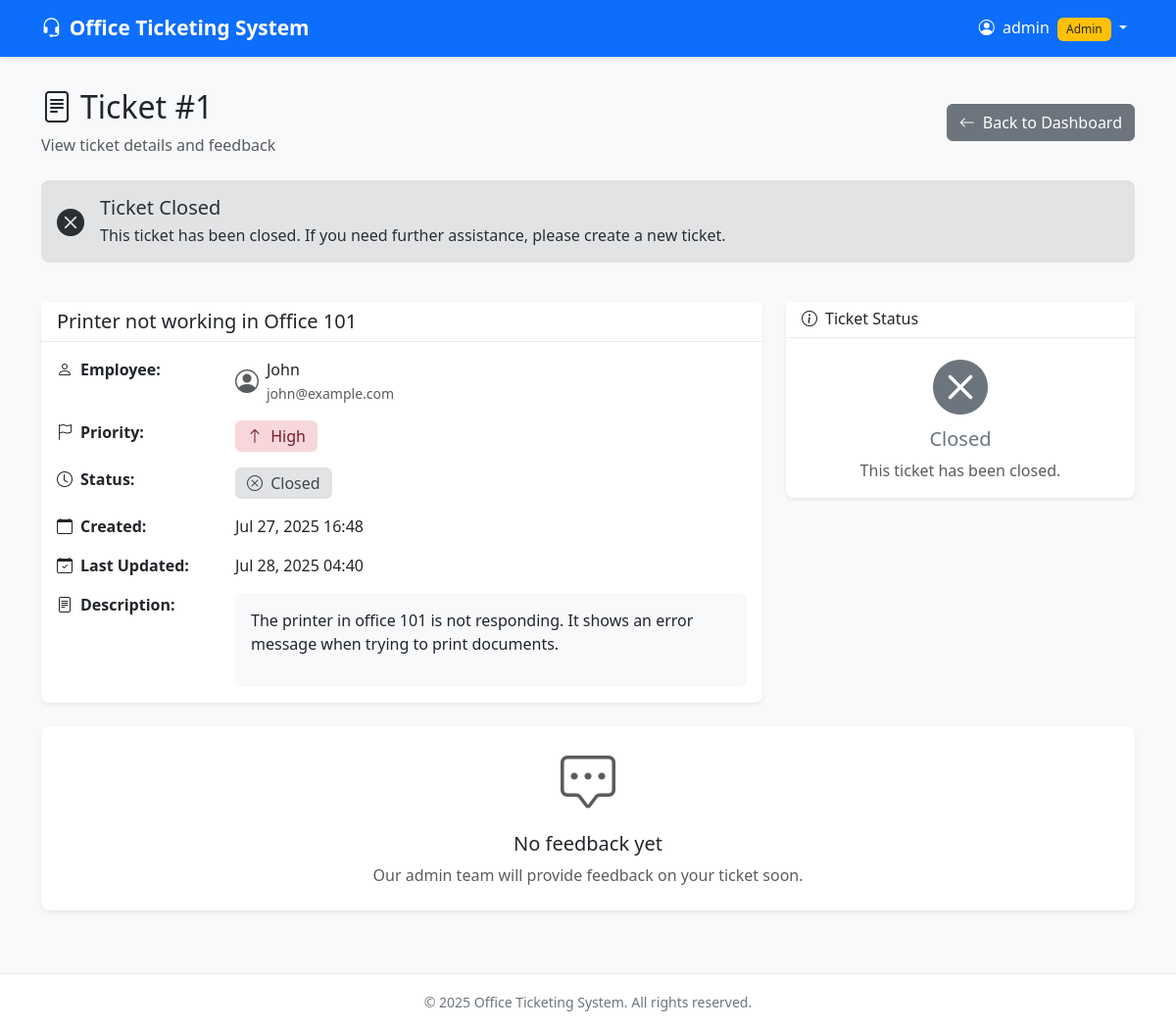
Screenshot of /ticket/1/ (signed in) with the database file from the repository.
### tickets/models.py (models this page shows, shortened)
class Ticket(models.Model):
    PRIORITY_CHOICES = [
        ('low', 'Low'),
        ('medium', 'Medium'),
        ('high', 'High'),
        ('urgent', 'Urgent'),
    ]
    STATUS_CHOICES = [
        ('open', 'Open'),
        ('ongoing', 'Ongoing'),
        ('resolved', 'Resolved'),
        ('closed', 'Closed'),
    ]
    title = models.CharField(max_length=200)
    description = models.TextField()
    priority = models.CharField(max_length=10, choices=PRIORITY_CHOICES, default='medium')
    status = models.CharField(max_length=10, choices=STATUS_CHOICES, default='open')
    employee = models.ForeignKey(User, on_delete=models.CASCADE, related_name='tickets')
    created_at = models.DateTimeField(default=timezone.now)
    updated_at = models.DateTimeField(auto_now=True)
    class Meta:
        ordering = ['-created_at']

### tickets/views.py (the view)
# urls.py: path('ticket/<int:ticket_id>/', views.ticket_detail, name='ticket_detail'),
@login_required
def ticket_detail(request, ticket_id):
    ticket = get_object_or_404(Ticket, id=ticket_id)
    if not is_admin(request.user) and ticket.employee != request.user:
        messages.error(request, 'You can only view your own tickets.')
        return redirect('employee_dashboard')
    feedback_list = ticket.feedback.all()
    return render(request, 'ticket_detail.html', {
        'ticket': ticket,
        'feedback_list': feedback_list
    })

### tickets/views.py (called while the page is built)
def is_admin(user):
    return user.is_staff or user.is_superuser

### templates/ticket_detail.html (shortened to what this page needs)
{% extends 'base.html' %}
{% block content %}
<div class="row mb-4">
    <div class="col-12">
        <div class="d-flex justify-content-between align-items-center">
            <div>
                <h2><i class="bi bi-file-text me-2"></i>Ticket #{{ ticket.id }}</h2>
                <p class="text-muted mb-0">View ticket details and feedback</p>
            </div>
            <a href="{% if user.is_staff %}{% url 'admin_dashboard' %}{% else %}{% url 'employee_dashboard' %}{% endif %}" class="btn btn-secondary">
                <i class="bi bi-arrow-left me-2"></i>Back to Dashboard
            </a>
        </div>
    </div>
</div>
{% if ticket.status == 'resolved' %}
<div class="row mb-4">
    <div class="col-12">
        <div class="alert alert-success" role="alert">
            <div class="d-flex align-items-center">
                <i class="bi bi-check-circle-fill me-3 fs-3"></i>
                <div>
                    <h5 class="alert-heading mb-1">Ticket Resolved!</h5>
                    <p class="mb-0">Great news! Your ticket has been resolved by our admin team. If you need further assistance, feel free to create a new ticket.</p>
                </div>
            </div>
        </div>
    </div>
</div>
{% elif ticket.status == 'closed' %}
<div class="row mb-4">
    <div class="col-12">
        <div class="alert alert-secondary" role="alert">
            <div class="d-flex align-items-center">
                <i class="bi bi-x-circle-fill me-3 fs-3"></i>
                <div>
                    <h5 class="alert-heading mb-1">Ticket Closed</h5>
                    <p class="mb-0">This ticket has been closed. If you need further assistance, please create a new ticket.</p>
                </div>
            </div>
        </div>
    </div>
</div>
{% endif %}
<div class="row">
    <div class="col-lg-8">
        <div class="card">
            <div class="card-header">
                <h5 class="mb-0">{{ ticket.title }}</h5>
            </div>
            <div class="card-body">
                <div class="row mb-3">
                    <div class="col-sm-3"><strong><i class="bi bi-person me-2"></i>Employee:</strong></div>
                    <div class="col-sm-9">
                        <div class="d-flex align-items-center">
                            <i class="bi bi-person-circle me-2 text-muted fs-4"></i>
                            <div>
                                <div class="fw-medium">{{ ticket.employee.first_name|default:ticket.employee.username }}</div>
                                <small class="text-muted">{{ ticket.employee.email }}</small>
                            </div>
                        </div>
                    </div>
                </div>
                <div class="row mb-3">
                    <div class="col-sm-3"><strong><i class="bi bi-flag me-2"></i>Priority:</strong></div>
                    <div class="col-sm-9">
                        <span class="badge priority-{{ ticket.priority }} fs-6">
                            {% if ticket.priority == 'urgent' %}
                                <i class="bi bi-exclamation-triangle me-1"></i>
                            {% elif ticket.priority == 'high' %}
                                <i class="bi bi-arrow-up me-1"></i>
                            {% elif ticket.priority == 'medium' %}
                                <i class="bi bi-dash me-1"></i>
                            {% else %}
                                <i class="bi bi-arrow-down me-1"></i>
                            {% endif %}
                            {{ ticket.get_priority_display }}
                        </span>
                    </div>
                </div>
                <div class="row mb-3">
                    <div class="col-sm-3"><strong><i class="bi bi-clock me-2"></i>Status:</strong></div>
                    <div class="col-sm-9">
                        <span class="badge status-{{ ticket.status }} fs-6">
                            {% if ticket.status == 'open' %}
                                <i class="bi bi-circle me-1"></i>
                            {% elif ticket.status == 'ongoing' %}
                                <i class="bi bi-arrow-clockwise me-1"></i>
                            {% elif ticket.status == 'resolved' %}
                                <i class="bi bi-check-circle me-1"></i>
                            {% else %}
                                <i class="bi bi-x-circle me-1"></i>
                            {% endif %}
                            {{ ticket.get_status_display }}
                        </span>
                    </div>
                </div>
                <div class="row mb-3">
                    <div class="col-sm-3"><strong><i class="bi bi-calendar me-2"></i>Created:</strong></div>
                    <div class="col-sm-9">{{ ticket.created_at|date:"M d, Y H:i" }}</div>
                </div>
                <div class="row mb-3">
                    <div class="col-sm-3"><strong><i class="bi bi-calendar-check me-2"></i>Last Updated:</strong></div>
                    <div class="col-sm-9">{{ ticket.updated_at|date:"M d, Y H:i" }}</div>
                </div>
                <div class="row">
                    <div class="col-sm-3"><strong><i class="bi bi-file-text me-2"></i>Description:</strong></div>
                    <div class="col-sm-9">
                        <div class="p-3 bg-light rounded">
                            {{ ticket.description|linebreaks }}
                        </div>
                    </div>
                </div>
            </div>
        </div>
    </div>
    <div class="col-lg-4">
        <div class="card mb-3">
            <div class="card-header">
                <h6 class="mb-0"><i class="bi bi-info-circle me-2"></i>Ticket Status</h6>
            </div>
            <div class="card-body text-center">
                {% if ticket.status == 'resolved' %}
                    <i class="bi bi-check-circle-fill text-success display-4"></i>
                    <h5 class="mt-2 text-success">Resolved</h5>
                    <p class="text-muted mb-0">Your issue has been resolved by our admin team.</p>
                {% elif ticket.status == 'ongoing' %}
                    <i class="bi bi-arrow-clockwise text-warning display-4"></i>
                    <h5 class="mt-2 text-warning">In Progress</h5>
                    <p class="text-muted mb-0">We're currently working on your ticket.</p>
                {% elif ticket.status == 'closed' %}
                    <i class="bi bi-x-circle-fill text-secondary display-4"></i>
                    <h5 class="mt-2 text-secondary">Closed</h5>
                    <p class="text-muted mb-0">This ticket has been closed.</p>
                {% else %}
                    <i class="bi bi-circle text-info display-4"></i>
                    <h5 class="mt-2 text-info">Open</h5>
                    <p class="text-muted mb-0">We've received your ticket and will respond soon.</p>
                {% endif %}
            </div>
        </div>
    </div>
</div>
{% if feedback_list %}
<div class="row mt-4">
    <div class="col-12">
        <div class="card">
            <div class="card-header">
                <h5 class="mb-0"><i class="bi bi-chat-square-text me-2"></i>Admin Feedback</h5>
            </div>
            <div class="card-body">
                {% for feedback in feedback_list %}
                <div class="d-flex mb-3 {% if not forloop.last %}border-bottom pb-3{% endif %}">
                    <div class="flex-shrink-0">
                        <i class="bi bi-person-badge fs-2 text-primary"></i>
                    </div>
                    <div class="flex-grow-1 ms-3">
                        <div class="d-flex justify-content-between align-items-start">
                            <div>
                                <strong>{{ feedback.admin_user.first_name|default:feedback.admin_user.username }}</strong>
                                <span class="badge bg-primary ms-2">Admin</span>
                            </div>
                            <small class="text-muted">
                                <i class="bi bi-clock me-1"></i>{{ feedback.created_at|date:"M d, Y H:i" }}
                            </small>
                        </div>
                        <div class="mt-2 p-3 bg-primary bg-opacity-10 rounded">
                            {{ feedback.message|linebreaks }}
                        </div>
                    </div>
                </div>
                {% endfor %}
            </div>
        </div>
    </div>
</div>
{% else %}
<div class="row mt-4">
    <div class="col-12">
        <div class="card">
            <div class="card-body text-center py-4">
                <i class="bi bi-chat-square-dots display-4 text-muted"></i>
                <h5 class="mt-3">No feedback yet</h5>
                <p class="text-muted mb-0">Our admin team will provide feedback on your ticket soon.</p>
            </div>
        </div>
    </div>
</div>
{% endif %}
{% endblock %}

### templates/base.html (shortened to what this page needs)
<!DOCTYPE html>
<html lang="en">
<head>
    <link href="https://cdn.jsdelivr.net/npm/bootstrap@5.3.0/dist/css/bootstrap.min.css" rel="stylesheet">
    <link href="https://cdn.jsdelivr.net/npm/bootstrap-icons@1.10.0/font/bootstrap-icons.css" rel="stylesheet">
</head>
<body>
    <nav class="navbar navbar-expand-lg navbar-dark bg-primary">
        <div class="container">
            <a class="navbar-brand" href="{% if user.is_staff %}{% url 'admin_dashboard' %}{% else %}{% url 'employee_dashboard' %}{% endif %}">
                <i class="bi bi-headset me-2"></i>Office Ticketing System
            </a>
            {% if user.is_authenticated %}
            <div class="navbar-nav ms-auto">
                <div class="nav-item dropdown">
                    <a class="nav-link dropdown-toggle text-white" href="#" id="navbarDropdown" role="button" data-bs-toggle="dropdown">
                        <i class="bi bi-person-circle me-1"></i>
                        {{ user.first_name|default:user.username }}
                        {% if user.is_staff %}
                            <span class="badge bg-warning text-dark ms-1">Admin</span>
                        {% endif %}
                    </a>
                </div>
            </div>
            {% endif %}
        </div>
    </nav>
    <div class="main-content">
        <div class="container">
            {% block content %}
            {% endblock %}
        </div>
    </div>
    <footer class="footer">
        <div class="container">
            <small>&copy; 2025 Office Ticketing System. All rights reserved.</small>
        </div>
    </footer>
</body>
</html>

### templates/base.html (style rules this page uses)
:root { --primary-color: #0d6efd; --secondary-color: #6c757d; --success-color: #198754; --warning-color: #ffc107; --danger-color: #dc3545; --info-color: #0dcaf0; }
body { background-color: #f8f9fa; font-family: 'Segoe UI', Tahoma, Geneva, Verdana, sans-serif; }
.navbar { box-shadow: 0 2px 4px rgba(0,0,0,.1); }
.navbar-brand { font-weight: 600; font-size: 1.3rem; }
.main-content { padding: 2rem 0; min-height: calc(100vh - 76px); }
.card { border: none; box-shadow: 0 0.125rem 0.25rem rgba(0, 0, 0, 0.075); border-radius: 0.5rem; }
.card-header { background-color: #fff; border-bottom: 1px solid #e9ecef; font-weight: 600; }
.btn { border-radius: 0.375rem; font-weight: 500; }
.priority-high { background-color: #f8d7da; color: #721c24; }
.status-closed { background-color: #e2e3e5; color: #41464b; }
.badge { font-size: 0.75rem; font-weight: 500; padding: 0.5em 0.75em; }
.alert { border-radius: 0.5rem; border: none; }
.footer { background-color: #fff; border-top: 1px solid #e9ecef; padding: 1rem 0; margin-top: 2rem; text-align: center; color: #6c757d; }

### rows the page displays
Ticket: id "1", title "Printer not working in Office 101", employee.first_name "John", employee.email "john@example.com", priority "High", status "Closed", created_at "Jul 27, 2025 16:48", updated_at "Jul 28, 2025 04:40", description "The printer in office 101 is not responding. It shows an error message when trying to print documents."

### other values shown
{{ user.first_name|default:user.username }} "admin"
